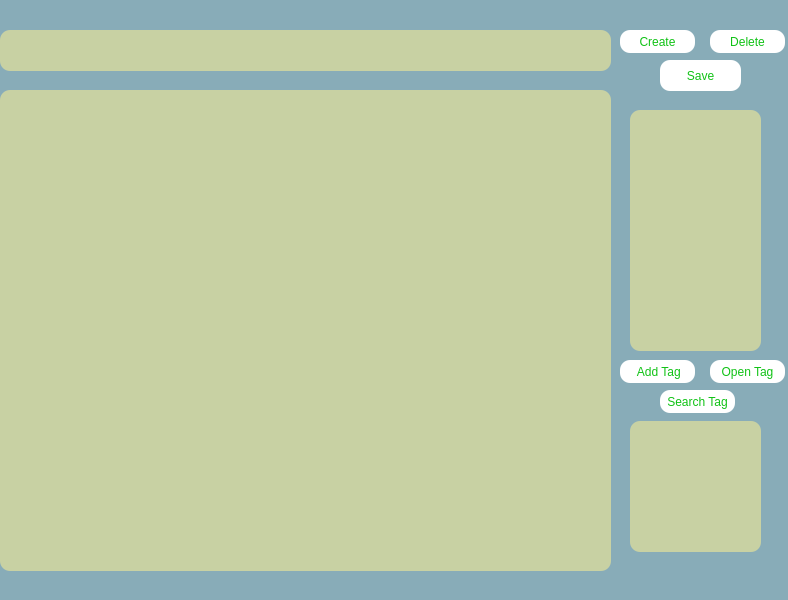
<?xml version="1.0" encoding="UTF-8"?>
<ui version="4.0">
 <class>MainWindow</class>
 <widget class="QMainWindow" name="MainWindow">
  <property name="geometry">
   <rect>
    <x>0</x>
    <y>0</y>
    <width>788</width>
    <height>600</height>
   </rect>
  </property>
  <property name="windowTitle">
   <string>MainWindow</string>
  </property>
  <property name="styleSheet">
   <string notr="true">background-color: #88acb8;</string>
  </property>
  <widget class="QWidget" name="centralwidget">
   <widget class="QTextEdit" name="note_text">
    <property name="geometry">
     <rect>
      <x>0</x>
      <y>90</y>
      <width>611</width>
      <height>481</height>
     </rect>
    </property>
    <property name="styleSheet">
     <string notr="true">background-color:#c8d1a3;
color: black;
border-radius:10px;</string>
    </property>
   </widget>
   <widget class="QLineEdit" name="titel_note_edit">
    <property name="geometry">
     <rect>
      <x>0</x>
      <y>30</y>
      <width>611</width>
      <height>41</height>
     </rect>
    </property>
    <property name="styleSheet">
     <string notr="true">background-color:#c8d1a3;
color: black;
border-radius:10px;</string>
    </property>
   </widget>
   <widget class="QPushButton" name="create_notes">
    <property name="geometry">
     <rect>
      <x>620</x>
      <y>30</y>
      <width>75</width>
      <height>23</height>
     </rect>
    </property>
    <property name="styleSheet">
     <string notr="true">background-color: white;
color: #10c215;
border-radius:10px;</string>
    </property>
    <property name="text">
     <string>Create</string>
    </property>
   </widget>
   <widget class="QPushButton" name="save_note">
    <property name="geometry">
     <rect>
      <x>660</x>
      <y>60</y>
      <width>81</width>
      <height>31</height>
     </rect>
    </property>
    <property name="styleSheet">
     <string notr="true">background-color: white;
color: #10c215;
border-radius:10px;</string>
    </property>
    <property name="text">
     <string>Save</string>
    </property>
   </widget>
   <widget class="QListWidget" name="list_notes">
    <property name="geometry">
     <rect>
      <x>630</x>
      <y>110</y>
      <width>131</width>
      <height>241</height>
     </rect>
    </property>
    <property name="styleSheet">
     <string notr="true">background-color:#c8d1a3;
color: black;
border-radius:10px;</string>
    </property>
   </widget>
   <widget class="QPushButton" name="delete_notes">
    <property name="geometry">
     <rect>
      <x>710</x>
      <y>30</y>
      <width>75</width>
      <height>23</height>
     </rect>
    </property>
    <property name="styleSheet">
     <string notr="true">background-color: white;
color: #10c215;
border-radius:10px;</string>
    </property>
    <property name="text">
     <string>Delete</string>
    </property>
   </widget>
   <widget class="QListWidget" name="tag_list">
    <property name="geometry">
     <rect>
      <x>630</x>
      <y>421</y>
      <width>131</width>
      <height>131</height>
     </rect>
    </property>
    <property name="styleSheet">
     <string notr="true">background-color:#c8d1a3;
color: black;
border-radius:10px;</string>
    </property>
   </widget>
   <widget class="QPushButton" name="add_tag">
    <property name="geometry">
     <rect>
      <x>620</x>
      <y>360</y>
      <width>75</width>
      <height>23</height>
     </rect>
    </property>
    <property name="styleSheet">
     <string notr="true">background-color: white;
color: #10c215;
border-radius:10px;</string>
    </property>
    <property name="text">
     <string> Add Tag</string>
    </property>
   </widget>
   <widget class="QPushButton" name="open_tag">
    <property name="geometry">
     <rect>
      <x>710</x>
      <y>360</y>
      <width>75</width>
      <height>23</height>
     </rect>
    </property>
    <property name="styleSheet">
     <string notr="true">background-color: white;
color: #10c215;
border-radius:10px;</string>
    </property>
    <property name="text">
     <string>Open Tag</string>
    </property>
   </widget>
   <widget class="QPushButton" name="search_tag">
    <property name="geometry">
     <rect>
      <x>660</x>
      <y>390</y>
      <width>75</width>
      <height>23</height>
     </rect>
    </property>
    <property name="styleSheet">
     <string notr="true">background-color: white;
color: #10c215;
border-radius:10px;</string>
    </property>
    <property name="text">
     <string>Search Tag</string>
    </property>
   </widget>
  </widget>
  <widget class="QMenuBar" name="menubar">
   <property name="geometry">
    <rect>
     <x>0</x>
     <y>0</y>
     <width>788</width>
     <height>21</height>
    </rect>
   </property>
  </widget>
  <widget class="QStatusBar" name="statusbar"/>
 </widget>
 <resources/>
 <connections/>
</ui>
